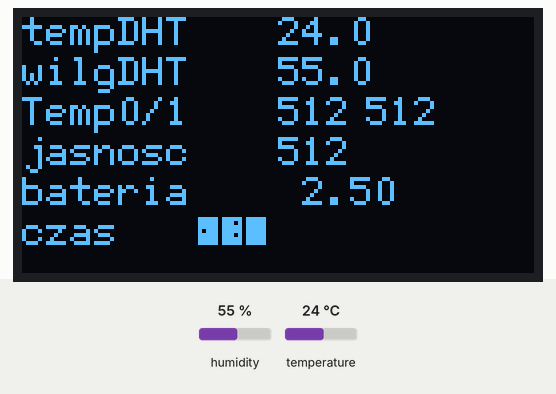
Simulated run of this sketch. Board: Arduino Uno, built with avr-gcc and run on an emulated ATmega328P. Shown: 128×64 one-colour display. Inputs (shaded band) come from the test bench; at power-on: humidity 55 %, temperature 24 °C. Storage starts empty; what the sketch prints to the serial monitor is not drawn.

Above: at 0.78 s.
At 2.24 s:
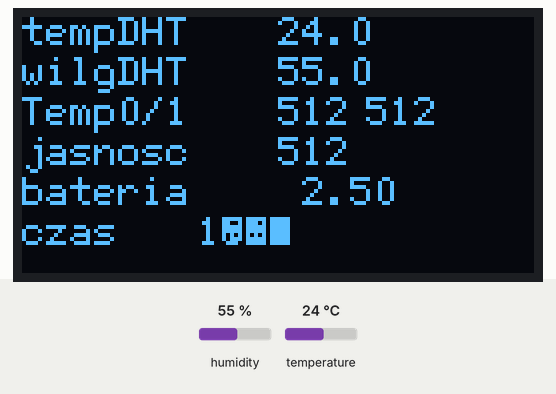
At 4.21 s:
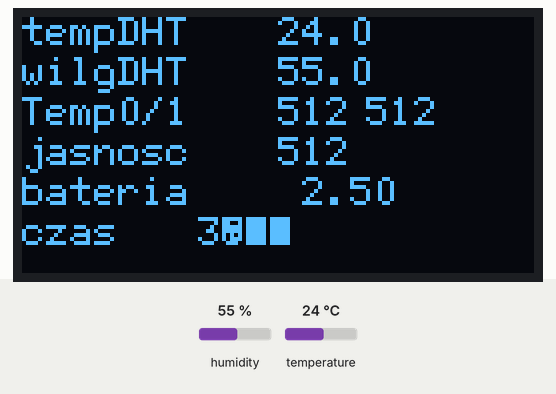
At 8.14 s:
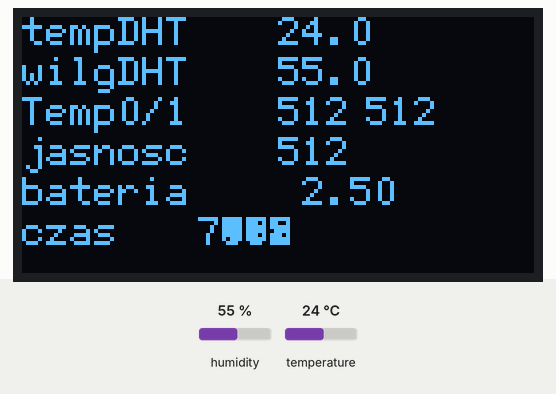
At 11.59 s:
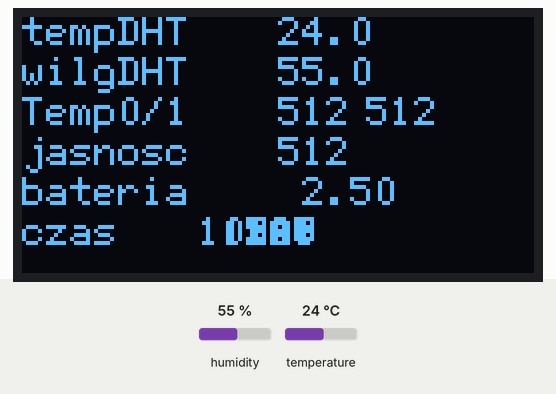
At 15.4 s:
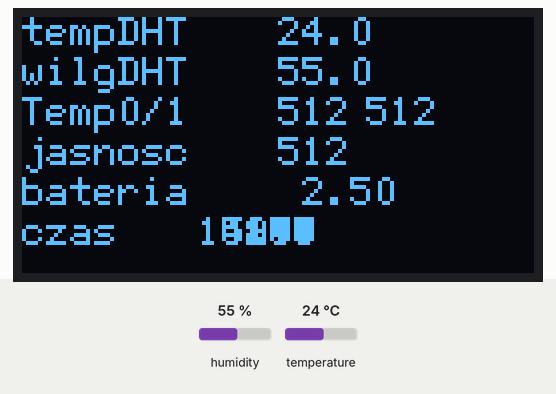

Measured:
- what the display in image 1 shows lasts 0.5 s, from 2.0 s to 2.5 s

The sketch:

arduino_logger_temperatury.ino
```cpp
#include <SPI.h>
#include <SD.h>
#include <Wire.h>
#include "DHT.h"
//#include <Time.h>

#include "U8glib.h"

#define dhtp 2
#define dhtyp DHT22
#define sdpin 10

File plikdane;
static bool war1szegorazu=1;//waruenek do wykonania pomiaru w chwili 0;
unsigned long zaptime1=0;
unsigned long actime=0;
unsigned long czas=120000;//2 min odstepu

//warun 1 zmienione na 1 bo nie wyswietla nic od razu po uruchodmieniu tylko po odstepie// tylko teraz moze wywietlac syf
bool warun1=1;//warunk zmienia sie na 1 po 1szym zapisie i potem tak zostaje,poczebny zrby wyswietlacz nie wyswietlal czegos jak jeszcze nie bylo pomiaru iz eby odplil sie na 15 sekund po wykonaniu pomiaru
float wilg=0,temp=0;//na to referencje beda przekazywac sie wartosci w funkcjach
bool warunek=0;
int opcja=0;
int powtarzalnosc=1;
int odcz0=0,odcz1=0,odcz2,odcz3=0;//odcz0 A0 termistor0,odcz1 A1 termistor1,odcz2 A2 fotorezystor,odcz3 A3 plus baterii
DHT dht(dhtp,dhtyp);
U8GLIB_SSD1306_128X64 u8g(U8G_I2C_OPT_NONE|U8G_I2C_OPT_DEV_0);  // I2C / TWI

//funkcja mierzenie dostaje referencje na parametry z funkcji odczyt
void zapis(int a);
void mierzenie(unsigned long odstep,float &wilgmierz,float &tempmierz,bool &warun);//bedzie po prostu mierzenie(czas); i to dostanie oryginal do zmiany wartosci żeby nie tworzyc nowej zmiennejo pamiec chodzi
void wyswietlanie(float &wilgodcz,float &tempodcz,bool &warun);
void logger();
void odczytywanie();
//void draw(int opcja1,float temP,float wilG,int temP0,int temP1,int jasn);
void draw();

void aktualizacja();

void setup() {
  // Open serial communications and wait for port to open:
  Serial.begin(9600);

  dht.begin();//zaczynamy transmisje z czyjnika dht


   Serial.println("gotowy");
  Serial.println("szukam karte");


while(SD.begin(sdpin)==0){ //sprawdzamy komunikacje z karta SD

    Serial.println("nie wykryto karty");
   // opcja=1;


       delay (500);
  // opcja=0;
    //nie zacznie programu az nie znajdzie karty

}


  Serial.println("karta wykryta, zaczynam");
  //opcja=2;

//opcja=0;

   bool istnienie=0;
 if(SD.exists("dane.txt")) istnienie=1;


if(istnienie==1) {
   plikdane=SD.open("dane.txt",FILE_WRITE);
 // Serial.println("reset zasilania byl");
  plikdane.print("PRZERWA");
  plikdane.println();
  plikdane.close();
}


}

void loop() {
  // make a string for assembling the data to log:

  mierzenie(czas,wilg,temp,warunek);
  wyswietlanie(wilg,temp,warunek);
aktualizacja();
if(warun1==1 || war1szegorazu==1)//zalozenie jest takie ze bedzie przez 15 sekund po wykonaniu zapisu sie ta petla wyswietlania robic
{
u8g.firstPage();
  do {
    draw(temp,wilg,odcz0,odcz1,odcz2,odcz3);
  } while( u8g.nextPage() );
}
war1szegorazu=0;
//  Serial.println(wilgmierz);
 // Serial.println(tempmierz);

}


void mierzenie(unsigned long odstep,float &wilgmierz,float &tempmierz,bool &warun)
{
  actime=millis();
 unsigned long differ=actime-zaptime1;

  if((differ>=odstep) || (war1szegorazu==1))
  {
  //  Serial.println(differ);
wilgmierz=dht.readHumidity();
tempmierz=dht.readTemperature();
    if(isnan(tempmierz)||isnan(wilgmierz))
    {
     Serial.println("cos nie tak poszlo i odczyt bledny");
      warun=0;
    }else{
       warun=1;
    zaptime1=millis();//czas od
    }
  }
}

//funkcja zapisujaca na SD oraz odczytujaca analogi
void wyswietlanie(float &wilgodcz,float &tempodcz,bool &warunek1)
{
 if(warunek1==1)
 {
  Serial.println("funkcja drukujaca");
   Serial.print("Humidity: ");
    Serial.print(wilgodcz);
    Serial.print(" %\t");
    Serial.print("Temperature: ");
   Serial.print(tempodcz);
    Serial.println(" *C");;
  warunek1 = !warunek1;
 // Serial.println(warunek1);
 // Serial.println(zaptime1);
 //odczyt analogów
  odczytywanie(odcz0,odcz1,odcz2,odcz3);
  logger(wilgodcz,tempodcz,odcz0,odcz1,odcz2,odcz3);
  //zmienia warunek na pozytywany, rozpoczyna aktualizacje wyswietlacza
  //mozna funkcji draw dac te same wartosci jak do funkcji logger
  warun1=1;


  //odczytywanie();
 }
}


void logger(float &wilgotnosc,float &temperatura,int &odczy0, int &odczy1,int &odczy2,int &odczy3)
{
  plikdane=SD.open("dane.txt",FILE_WRITE);
  plikdane.print(zaptime1);
  plikdane.print(";");
  plikdane.print(wilgotnosc);
   plikdane.print(";");
  plikdane.print(temperatura);
   plikdane.print(";");
  plikdane.print(odczy0);
   plikdane.print(";");
  plikdane.print(odczy1);
   plikdane.print(";");
  plikdane.print(odczy2);
  plikdane.print(";");
  plikdane.print(odczy3);
   plikdane.println();
  plikdane.close();
 // Serial.println("zapisano czas i danex2!");
 // Serial.println(odczy0);
 // Serial.println(odczy1);
 // Serial.println(odczy2);
}

void odczytywanie(int &odczyt0,int &odczyt1,int &odczyt2,int &odczyt3)
{
   odczyt0=analogRead(A0);//termistor0
   odczyt1=analogRead(A1);//termistor1
   odczyt2=analogRead(A2);//fotorezystor
   odczyt3=analogRead(A3);//poziom baterii 0d 0 d0 1023
 // Serial.println(odczyt0);
  //Serial.println(odczyt1);
 // Serial.println(odczyt2);

}

//void draw(int opcja1,float temP,float wilG,int temP0,int temP1,int jasn) {
void draw(float tempDHT,float wilgDHT,int tempan0,int tempan1,int swiatl,int battlev){
//x y to pozycja lewego dolnego piksela pisanego tekstu
u8g.setFont(u8g_font_6x12);
u8g.setColorIndex(1);

 int x=0,y=7,xd=64; // wpolowie zaczniemy wartosci wiec x bedzie 64 rowne
 float volty=(5.0*battlev)/1024.0;//chce,my miec poziom bateri we woltach a nie w 0-1023

u8g.drawStr( x, y, "tempDHT");
//robimy konwersje floata na string
char buf[5];
dtostrf(tempDHT, 4,1,buf);
u8g.drawStr( xd, y, buf);
y+=10;
u8g.drawStr( x, y, "wilgDHT");
char buf0[5];
dtostrf(wilgDHT, 4,1,buf0);
u8g.drawStr( xd, y, buf0);
y+=10;
u8g.drawStr( x, y, "Temp0/1");
char buf2[4];
sprintf (buf2, "%d",tempan0);//konwersja dypu int na string
char buf3[4];
sprintf (buf3,"%d",tempan1);//konwersja dypu int na string
u8g.drawStr( xd, y, buf2);
u8g.drawStr(xd+22,y,buf3);
y+=10;
u8g.drawStr( x, y, "jasnosc");
char buf4[4];
sprintf (buf4, "%d", swiatl);//konwersja dypu int na string
u8g.drawStr( xd, y, buf4);
y+=10;
u8g.drawStr( x, y, "bateria");
char buf5[6];//konwersja poziomu baterii na string z floata
dtostrf(volty, 5,2,buf5);
u8g.drawStr( xd, y, buf5);
y+=10;
u8g.drawStr( x, y, "czas");
char priodstep[11];
sprintf(priodstep,"%lu",millis());//lu bo unsigned long
u8g.drawStr( 44, y, priodstep);

}

void aktualizacja()
{
  actime=millis();
   unsigned long differ=actime-zaptime1;
   //przesuniueta opozniona wzgledem tamtej o 30 sekund
if(warun1==1){
  if((differ<=(15000)))//15 sekund na aktualizacje wyswietlacza
  {
          warun1=1;

    }else{
       warun1=0;

    }
  }
}
```
